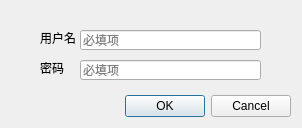
<?xml version="1.0" encoding="UTF-8"?>
<ui version="4.0">
 <class>LoginWindow</class>
 <widget class="QDialog" name="LoginWindow">
  <property name="geometry">
   <rect>
    <x>0</x>
    <y>0</y>
    <width>302</width>
    <height>128</height>
   </rect>
  </property>
  <property name="windowTitle">
   <string>登录</string>
  </property>
  <widget class="QDialogButtonBox" name="btn_submit">
   <property name="geometry">
    <rect>
     <x>120</x>
     <y>90</y>
     <width>171</width>
     <height>32</height>
    </rect>
   </property>
   <property name="orientation">
    <enum>Qt::Horizontal</enum>
   </property>
   <property name="standardButtons">
    <set>QDialogButtonBox::Cancel|QDialogButtonBox::Ok</set>
   </property>
  </widget>
  <widget class="QLabel" name="label">
   <property name="geometry">
    <rect>
     <x>40</x>
     <y>30</y>
     <width>41</width>
     <height>16</height>
    </rect>
   </property>
   <property name="text">
    <string>用户名</string>
   </property>
  </widget>
  <widget class="QLabel" name="label_2">
   <property name="geometry">
    <rect>
     <x>40</x>
     <y>60</y>
     <width>31</width>
     <height>16</height>
    </rect>
   </property>
   <property name="text">
    <string>密码</string>
   </property>
  </widget>
  <widget class="QLineEdit" name="box_name">
   <property name="geometry">
    <rect>
     <x>80</x>
     <y>30</y>
     <width>181</width>
     <height>20</height>
    </rect>
   </property>
   <property name="inputMask">
    <string notr="true"/>
   </property>
   <property name="placeholderText">
    <string>必填项</string>
   </property>
  </widget>
  <widget class="QLineEdit" name="box_password">
   <property name="geometry">
    <rect>
     <x>80</x>
     <y>60</y>
     <width>181</width>
     <height>20</height>
    </rect>
   </property>
   <property name="inputMask">
    <string notr="true"/>
   </property>
   <property name="placeholderText">
    <string>必填项</string>
   </property>
  </widget>
 </widget>
 <resources/>
 <connections>
  <connection>
   <sender>btn_submit</sender>
   <signal>accepted()</signal>
   <receiver>LoginWindow</receiver>
   <slot>accept()</slot>
   <hints>
    <hint type="sourcelabel">
     <x>248</x>
     <y>254</y>
    </hint>
    <hint type="destinationlabel">
     <x>157</x>
     <y>274</y>
    </hint>
   </hints>
  </connection>
  <connection>
   <sender>btn_submit</sender>
   <signal>rejected()</signal>
   <receiver>LoginWindow</receiver>
   <slot>reject()</slot>
   <hints>
    <hint type="sourcelabel">
     <x>316</x>
     <y>260</y>
    </hint>
    <hint type="destinationlabel">
     <x>286</x>
     <y>274</y>
    </hint>
   </hints>
  </connection>
 </connections>
</ui>
